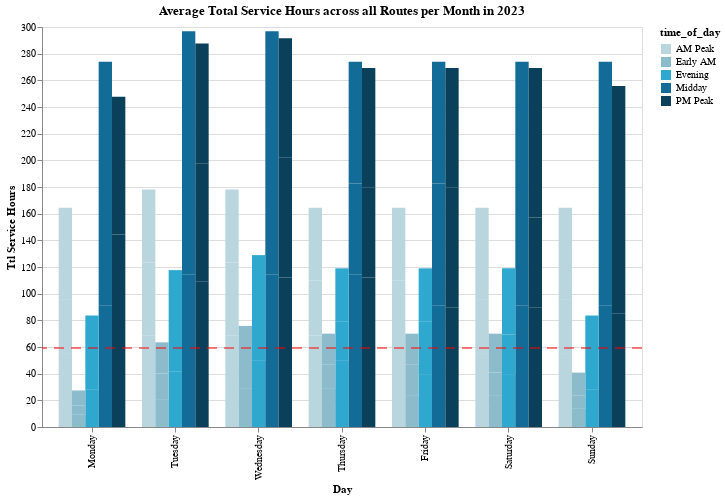

Notebook cell for this chart:
### Code cell
_report_utils.single_bar_chart_dropdown(
    monthly_scheduled_service_df_agg,
    "day_type",
    "ttl_service_hours",
    "time_of_day",
    "Average Total Service Hours across all Routes per Month in 2023",
    "full_date",
)

### Figure 1 — Vega-Lite specification as saved in the notebook (floating-point values rounded to 4 significant figures)
{"config": {"view": {"continuousWidth": 300, "continuousHeight": 300}}, "layer": [{"mark": {"type": "bar"}, "encoding": {"color": {"field": "time_of_day", "scale": {"range": ["#B9D6DF", "#8CBCCB", "#2EA8CE", "#136C97", "#0B405B"]}, "type": "nominal"}, "tooltip": [{"field": "name", "type": "nominal"}, {"field": "full_date", "type": "nominal"}, {"field": "time_of_day", "type": "nominal"}, {"field": "day_type", "type": "nominal"}, {"field": "ttl_service_hours", "type": "quantitative"}], "x": {"field": "day_type", "scale": {"domain": ["Monday", "Tuesday", "Wednesday", "Thursday", "Friday", "Saturday", "Sunday"]}, "title": "Day", "type": "nominal"}, "xOffset": {"field": "time_of_day", "type": "nominal"}, "y": {"field": "ttl_service_hours", "title": "Ttl Service Hours", "type": "quantitative"}}, "name": "view_1"}, {"mark": {"type": "rule", "color": "red", "strokeDash": [10, 7]}, "encoding": {"y": {"aggregate": "mean", "field": "ttl_service_hours", "type": "quantitative"}}}], "data": {"name": "data-ee63abddb106d0ba8dbd0a9fa1dc3f48"}, "height": 400, "params": [{"name": "Full Date", "select": {"type": "point", "fields": ["full_date"]}, "bind": {"input": "select", "options": ["01-2024", "02-2024", "03-2024"], "name": "Full Date"}, "views": ["view_1"]}], "title": "Average Total Service Hours across all Routes per Month in 2023", "transform": [{"filter": {"param": "Full Date"}}], "width": 600, "$schema": "https://vega.github.io/schema/vega-lite/v5.14.1.json", "datasets": {"data-ee63abddb106d0ba8dbd0a9fa1dc3f48": [{"name": "SBMTD Schedule", "full_date": "01-2024", "time_of_day": "AM Peak", "day_type": "Friday", "ttl_service_hours": 54.8}, {"name": "SBMTD Schedule", "full_date": "01-2024", "time_of_day": "AM Peak", "day_type": "Monday", "ttl_service_hours": 54.8}, {"name": "SBMTD Schedule", "full_date": "01-2024", "time_of_day": "AM Peak", "day_type": "Saturday", "ttl_service_hours": 54.8}, {"name": "SBMTD Schedule", "full_date": "01-2024", "time_of_day": "AM Peak", "day_type": "Sunday", "ttl_service_hours": 54.8}, {"name": "SBMTD Schedule", "full_date": "01-2024", "time_of_day": "AM Peak", "day_type": "Thursday", "ttl_service_hours": 68.5}, {"name": "SBMTD Schedule", "full_date": "01-2024", "time_of_day": "AM Peak", "day_type": "Tuesday", "ttl_service_hours": 68.5}, {"name": "SBMTD Schedule", "full_date": "01-2024", "time_of_day": "AM Peak", "day_type": "Wednesday", "ttl_service_hours": 68.5}, {"name": "SBMTD Schedule", "full_date": "01-2024", "time_of_day": "Early AM", "day_type": "Friday", "ttl_service_hours": 23.33}, {"name": "SBMTD Schedule", "full_date": "01-2024", "time_of_day": "Early AM", "day_type": "Monday", "ttl_service_hours": 9.133}, {"name": "SBMTD Schedule", "full_date": "01-2024", "time_of_day": "Early AM", "day_type": "Saturday", "ttl_service_hours": 23.33}, {"name": "SBMTD Schedule", "full_date": "01-2024", "time_of_day": "Early AM", "day_type": "Sunday", "ttl_service_hours": 13.6}, {"name": "SBMTD Schedule", "full_date": "01-2024", "time_of_day": "Early AM", "day_type": "Thursday", "ttl_service_hours": 29.17}, {"name": "SBMTD Schedule", "full_date": "01-2024", "time_of_day": "Early AM", "day_type": "Tuesday", "ttl_service_hours": 20.92}, {"name": "SBMTD Schedule", "full_date": "01-2024", "time_of_day": "Early AM", "day_type": "Wednesday", "ttl_service_hours": 29.17}, {"name": "SBMTD Schedule", "full_date": "01-2024", "time_of_day": "Evening", "day_type": "Friday", "ttl_service_hours": 39.67}, {"name": "SBMTD Schedule", "full_date": "01-2024", "time_of_day": "Evening", "day_type": "Monday", "ttl_service_hours": 27.87}, {"name": "SBMTD Schedule", "full_date": "01-2024", "time_of_day": "Evening", "day_type": "Saturday", "ttl_service_hours": 39.67}, {"name": "SBMTD Schedule", "full_date": "01-2024", "time_of_day": "Evening", "day_type": "Sunday", "ttl_service_hours": 27.87}, {"name": "SBMTD Schedule", "full_date": "01-2024", "time_of_day": "Evening", "day_type": "Thursday", "ttl_service_hours": 49.58}, {"name": "SBMTD Schedule", "full_date": "01-2024", "time_of_day": "Evening", "day_type": "Tuesday", "ttl_service_hours": 41.83}, {"name": "SBMTD Schedule", "full_date": "01-2024", "time_of_day": "Evening", "day_type": "Wednesday", "ttl_service_hours": 49.58}, {"name": "SBMTD Schedule", "full_date": "01-2024", "time_of_day": "Midday", "day_type": "Friday", "ttl_service_hours": 91.33}, {"name": "SBMTD Schedule", "full_date": "01-2024", "time_of_day": "Midday", "day_type": "Monday", "ttl_service_hours": 91.33}, {"name": "SBMTD Schedule", "full_date": "01-2024", "time_of_day": "Midday", "day_type": "Saturday", "ttl_service_hours": 91.33}, {"name": "SBMTD Schedule", "full_date": "01-2024", "time_of_day": "Midday", "day_type": "Sunday", "ttl_service_hours": 91.33}, {"name": "SBMTD Schedule", "full_date": "01-2024", "time_of_day": "Midday", "day_type": "Thursday", "ttl_service_hours": 114.2}, {"name": "SBMTD Schedule", "full_date": "01-2024", "time_of_day": "Midday", "day_type": "Tuesday", "ttl_service_hours": 114.2}, {"name": "SBMTD Schedule", "full_date": "01-2024", "time_of_day": "Midday", "day_type": "Wednesday", "ttl_service_hours": 114.2}, {"name": "SBMTD Schedule", "full_date": "01-2024", "time_of_day": "PM Peak", "day_type": "Friday", "ttl_service_hours": 89.73}, {"name": "SBMTD Schedule", "full_date": "01-2024", "time_of_day": "PM Peak", "day_type": "Monday", "ttl_service_hours": 82.53}, {"name": "SBMTD Schedule", "full_date": "01-2024", "time_of_day": "PM Peak", "day_type": "Saturday", "ttl_service_hours": 89.73}, {"name": "SBMTD Schedule", "full_date": "01-2024", "time_of_day": "PM Peak", "day_type": "Sunday", "ttl_service_hours": 85.27}, {"name": "SBMTD Schedule", "full_date": "01-2024", "time_of_day": "PM Peak", "day_type": "Thursday", "ttl_service_hours": 112.2}, {"name": "SBMTD Schedule", "full_date": "01-2024", "time_of_day": "PM Peak", "day_type": "Tuesday", "ttl_service_hours": 109.3}, {"name": "SBMTD Schedule", "full_date": "01-2024", "time_of_day": "PM Peak", "day_type": "Wednesday", "ttl_service_hours": 112.2}, {"name": "SBMTD Schedule", "full_date": "02-2024", "time_of_day": "AM Peak", "day_type": "Friday", "ttl_service_hours": 54.8}, {"name": "SBMTD Schedule", "full_date": "02-2024", "time_of_day": "AM Peak", "day_type": "Monday", "ttl_service_hours": 41.1}, {"name": "SBMTD Schedule", "full_date": "02-2024", "time_of_day": "AM Peak", "day_type": "Saturday", "ttl_service_hours": 41.1}, {"name": "SBMTD Schedule", "full_date": "02-2024", "time_of_day": "AM Peak", "day_type": "Sunday", "ttl_service_hours": 41.1}, {"name": "SBMTD Schedule", "full_date": "02-2024", "time_of_day": "AM Peak", "day_type": "Thursday", "ttl_service_hours": 41.1}, {"name": "SBMTD Schedule", "full_date": "02-2024", "time_of_day": "AM Peak", "day_type": "Tuesday", "ttl_service_hours": 54.8}, {"name": "SBMTD Schedule", "full_date": "02-2024", "time_of_day": "AM Peak", "day_type": "Wednesday", "ttl_service_hours": 54.8}, {"name": "SBMTD Schedule", "full_date": "02-2024", "time_of_day": "Early AM", "day_type": "Friday", "ttl_service_hours": 23.33}, {"name": "SBMTD Schedule", "full_date": "02-2024", "time_of_day": "Early AM", "day_type": "Monday", "ttl_service_hours": 6.85}, {"name": "SBMTD Schedule", "full_date": "02-2024", "time_of_day": "Early AM", "day_type": "Saturday", "ttl_service_hours": 17.5}, {"name": "SBMTD Schedule", "full_date": "02-2024", "time_of_day": "Early AM", "day_type": "Sunday", "ttl_service_hours": 10.2}, {"name": "SBMTD Schedule", "full_date": "02-2024", "time_of_day": "Early AM", "day_type": "Thursday", "ttl_service_hours": 17.5}, {"name": "SBMTD Schedule", "full_date": "02-2024", "time_of_day": "Early AM", "day_type": "Tuesday", "ttl_service_hours": 19.25}, {"name": "SBMTD Schedule", "full_date": "02-2024", "time_of_day": "Early AM", "day_type": "Wednesday", "ttl_service_hours": 23.33}, {"name": "SBMTD Schedule", "full_date": "02-2024", "time_of_day": "Evening", "day_type": "Friday", "ttl_service_hours": 39.67}, {"name": "SBMTD Schedule", "full_date": "02-2024", "time_of_day": "Evening", "day_type": "Monday", "ttl_service_hours": 20.9}, {"name": "SBMTD Schedule", "full_date": "02-2024", "time_of_day": "Evening", "day_type": "Saturday", "ttl_service_hours": 29.75}, {"name": "SBMTD Schedule", "full_date": "02-2024", "time_of_day": "Evening", "day_type": "Sunday", "ttl_service_hours": 20.9}, {"name": "SBMTD Schedule", "full_date": "02-2024", "time_of_day": "Evening", "day_type": "Thursday", "ttl_service_hours": 29.75}, {"name": "SBMTD Schedule", "full_date": "02-2024", "time_of_day": "Evening", "day_type": "Tuesday", "ttl_service_hours": 36.15}, {"name": "SBMTD Schedule", "full_date": "02-2024", "time_of_day": "Evening", "day_type": "Wednesday", "ttl_service_hours": 39.67}, {"name": "SBMTD Schedule", "full_date": "02-2024", "time_of_day": "Midday", "day_type": "Friday", "ttl_service_hours": 91.33}, {"name": "SBMTD Schedule", "full_date": "02-2024", "time_of_day": "Midday", "day_type": "Monday", "ttl_service_hours": 68.5}, {"name": "SBMTD Schedule", "full_date": "02-2024", "time_of_day": "Midday", "day_type": "Saturday", "ttl_service_hours": 68.5}, {"name": "SBMTD Schedule", "full_date": "02-2024", "time_of_day": "Midday", "day_type": "Sunday", "ttl_service_hours": 68.5}, {"name": "SBMTD Schedule", "full_date": "02-2024", "time_of_day": "Midday", "day_type": "Thursday", "ttl_service_hours": 68.5}, {"name": "SBMTD Schedule", "full_date": "02-2024", "time_of_day": "Midday", "day_type": "Tuesday", "ttl_service_hours": 91.33}, {"name": "SBMTD Schedule", "full_date": "02-2024", "time_of_day": "Midday", "day_type": "Wednesday", "ttl_service_hours": 91.33}, {"name": "SBMTD Schedule", "full_date": "02-2024", "time_of_day": "PM Peak", "day_type": "Friday", "ttl_service_hours": 89.73}, {"name": "SBMTD Schedule", "full_date": "02-2024", "time_of_day": "PM Peak", "day_type": "Monday", "ttl_service_hours": 61.9}, {"name": "SBMTD Schedule", "full_date": "02-2024", "time_of_day": "PM Peak", "day_type": "Saturday", "ttl_service_hours": 67.3}, {"name": "SBMTD Schedule", "full_date": "02-2024", "time_of_day": "PM Peak", "day_type": "Sunday", "ttl_service_hours": 63.95}, {"name": "SBMTD Schedule", "full_date": "02-2024", "time_of_day": "PM Peak", "day_type": "Thursday", "ttl_service_hours": 67.3}, {"name": "SBMTD Schedule", "full_date": "02-2024", "time_of_day": "PM Peak", "day_type": "Tuesday", "ttl_service_hours": 88.62}, {"name": "SBMTD Schedule", "full_date": "02-2024", "time_of_day": "PM Peak", "day_type": "Wednesday", "ttl_service_hours": 89.73}, {"name": "SBMTD Schedule", "full_date": "03-2024", "time_of_day": "AM Peak", "day_type": "Friday", "ttl_service_hours": 54.8}, {"name": "SBMTD Schedule", "full_date": "03-2024", "time_of_day": "AM Peak", "day_type": "Monday", "ttl_service_hours": 68.5}, {"name": "SBMTD Schedule", "full_date": "03-2024", "time_of_day": "AM Peak", "day_type": "Saturday", "ttl_service_hours": 68.5}, {"name": "SBMTD Schedule", "full_date": "03-2024", "time_of_day": "AM Peak", "day_type": "Sunday", "ttl_service_hours": 68.5}, {"name": "SBMTD Schedule", "full_date": "03-2024", "time_of_day": "AM Peak", "day_type": "Thursday", "ttl_service_hours": 54.8}, {"name": "SBMTD Schedule", "full_date": "03-2024", "time_of_day": "AM Peak", "day_type": "Tuesday", "ttl_service_hours": 54.8}, {"name": "SBMTD Schedule", "full_date": "03-2024", "time_of_day": "AM Peak", "day_type": "Wednesday", "ttl_service_hours": 54.8}, {"name": "SBMTD Schedule", "full_date": "03-2024", "time_of_day": "Early AM", "day_type": "Friday", "ttl_service_hours": 23.33}, {"name": "SBMTD Schedule", "full_date": "03-2024", "time_of_day": "Early AM", "day_type": "Monday", "ttl_service_hours": 11.42}, {"name": "SBMTD Schedule", "full_date": "03-2024", "time_of_day": "Early AM", "day_type": "Saturday", "ttl_service_hours": 29.17}, {"name": "SBMTD Schedule", "full_date": "03-2024", "time_of_day": "Early AM", "day_type": "Sunday", "ttl_service_hours": 17.0}, {"name": "SBMTD Schedule", "full_date": "03-2024", "time_of_day": "Early AM", "day_type": "Thursday", "ttl_service_hours": 23.33}, {"name": "SBMTD Schedule", "full_date": "03-2024", "time_of_day": "Early AM", "day_type": "Tuesday", "ttl_service_hours": 23.33}, {"name": "SBMTD Schedule", "full_date": "03-2024", "time_of_day": "Early AM", "day_type": "Wednesday", "ttl_service_hours": 23.33}, {"name": "SBMTD Schedule", "full_date": "03-2024", "time_of_day": "Evening", "day_type": "Friday", "ttl_service_hours": 39.67}, {"name": "SBMTD Schedule", "full_date": "03-2024", "time_of_day": "Evening", "day_type": "Monday", "ttl_service_hours": 34.83}, {"name": "SBMTD Schedule", "full_date": "03-2024", "time_of_day": "Evening", "day_type": "Saturday", "ttl_service_hours": 49.58}, {"name": "SBMTD Schedule", "full_date": "03-2024", "time_of_day": "Evening", "day_type": "Sunday", "ttl_service_hours": 34.83}, {"name": "SBMTD Schedule", "full_date": "03-2024", "time_of_day": "Evening", "day_type": "Thursday", "ttl_service_hours": 39.67}, {"name": "SBMTD Schedule", "full_date": "03-2024", "time_of_day": "Evening", "day_type": "Tuesday", "ttl_service_hours": 39.67}, {"name": "SBMTD Schedule", "full_date": "03-2024", "time_of_day": "Evening", "day_type": "Wednesday", "ttl_service_hours": 39.67}, {"name": "SBMTD Schedule", "full_date": "03-2024", "time_of_day": "Midday", "day_type": "Friday", "ttl_service_hours": 91.33}, {"name": "SBMTD Schedule", "full_date": "03-2024", "time_of_day": "Midday", "day_type": "Monday", "ttl_service_hours": 114.2}, {"name": "SBMTD Schedule", "full_date": "03-2024", "time_of_day": "Midday", "day_type": "Saturday", "ttl_service_hours": 114.2}, {"name": "SBMTD Schedule", "full_date": "03-2024", "time_of_day": "Midday", "day_type": "Sunday", "ttl_service_hours": 114.2}, {"name": "SBMTD Schedule", "full_date": "03-2024", "time_of_day": "Midday", "day_type": "Thursday", "ttl_service_hours": 91.33}, {"name": "SBMTD Schedule", "full_date": "03-2024", "time_of_day": "Midday", "day_type": "Tuesday", "ttl_service_hours": 91.33}, {"name": "SBMTD Schedule", "full_date": "03-2024", "time_of_day": "Midday", "day_type": "Wednesday", "ttl_service_hours": 91.33}, {"name": "SBMTD Schedule", "full_date": "03-2024", "time_of_day": "PM Peak", "day_type": "Friday", "ttl_service_hours": 89.73}, {"name": "SBMTD Schedule", "full_date": "03-2024", "time_of_day": "PM Peak", "day_type": "Monday", "ttl_service_hours": 103.2}, {"name": "SBMTD Schedule", "full_date": "03-2024", "time_of_day": "PM Peak", "day_type": "Saturday", "ttl_service_hours": 112.2}, {"name": "SBMTD Schedule", "full_date": "03-2024", "time_of_day": "PM Peak", "day_type": "Sunday", "ttl_service_hours": 106.6}, {"name": "SBMTD Schedule", "full_date": "03-2024", "time_of_day": "PM Peak", "day_type": "Thursday", "ttl_service_hours": 89.73}, {"name": "SBMTD Schedule", "full_date": "03-2024", "time_of_day": "PM Peak", "day_type": "Tuesday", "ttl_service_hours": 89.73}, {"name": "SBMTD Schedule", "full_date": "03-2024", "time_of_day": "PM Peak", "day_type": "Wednesday", "ttl_service_hours": 89.73}]}}
